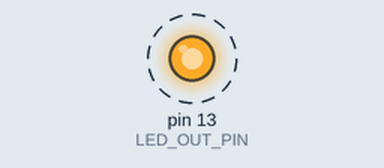
The sketch below on a simulated Arduino Uno, built with avr-gcc and run on an emulated ATmega328P. On the bench: output pins drawn as LEDs (lit = HIGH). Dashed ring = blinking.

Above: at 0.5 s.
Timing chart, 0 to 4.6 s (numbered marks = the images above):
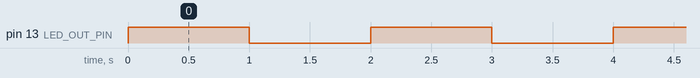

The sketch:

blink_led.ino
```cpp
#define LED_OUT_PIN 13

void setup() {
  pinMode(LED_OUT_PIN, OUTPUT);

}

void loop() {
  // put your main code here, to run repeatedly:
  digitalWrite(LED_OUT_PIN, HIGH);
  delay(1000);
  digitalWrite(LED_OUT_PIN, LOW);
  delay(1000);
}
```

Measured:
- by itself, pin 13 (LED_OUT_PIN): alternates HIGH for 1.0 s and LOW for 1.0 s
